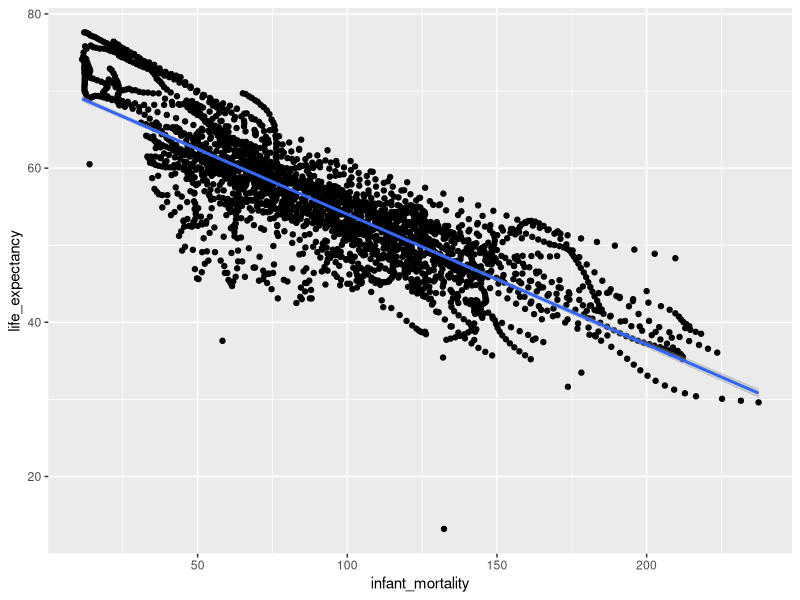
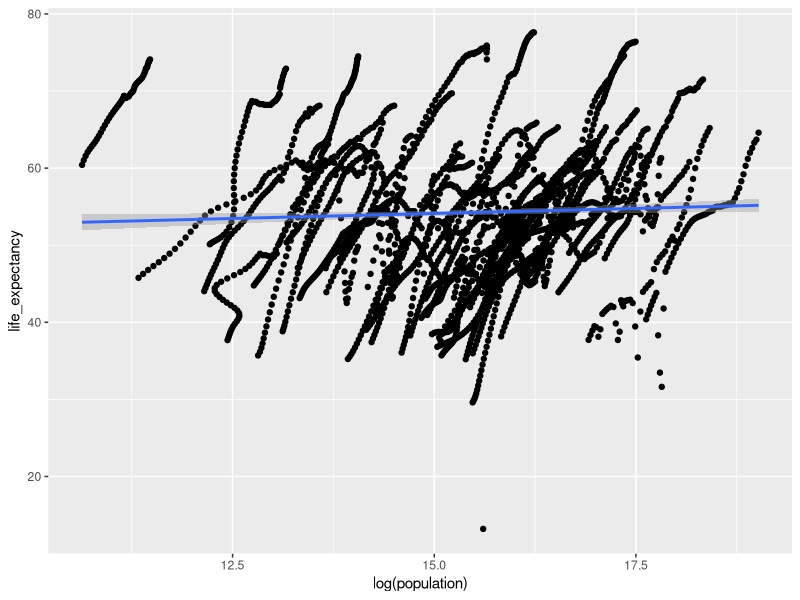
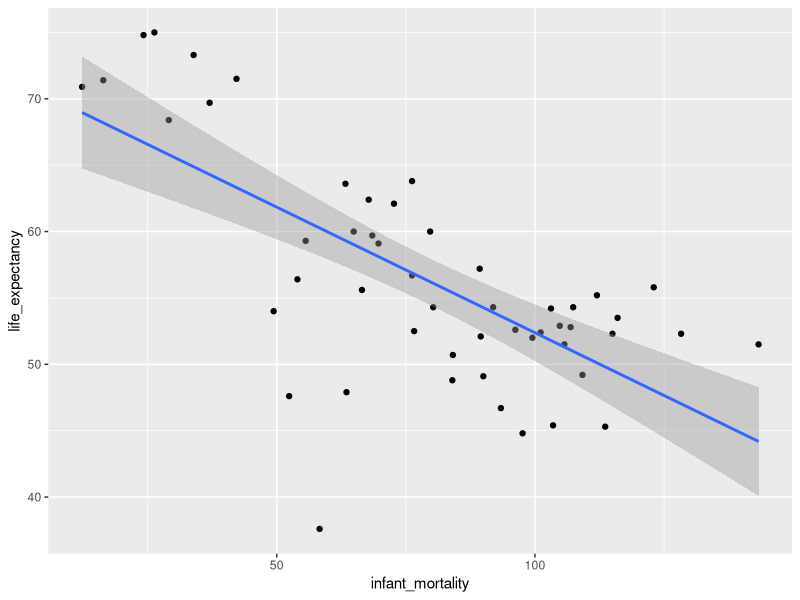
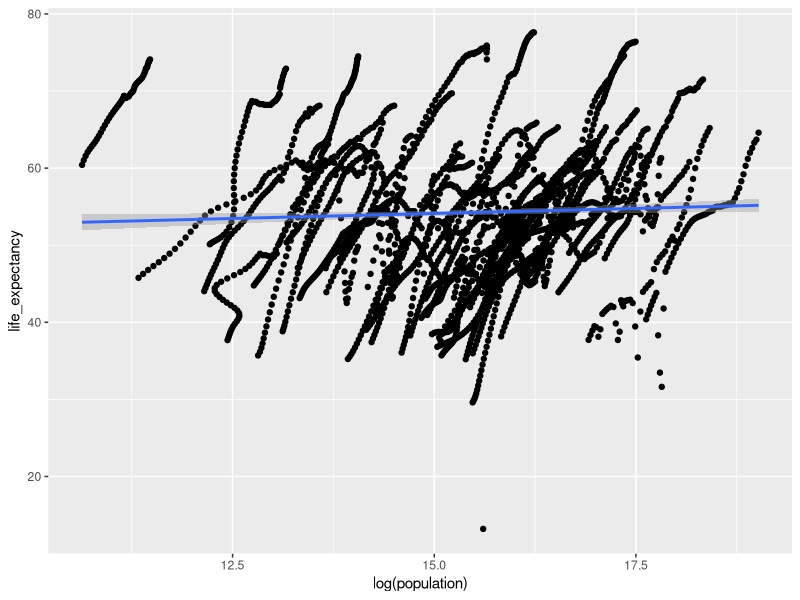

The R script that drew these images, in order:
## ---- chunk 1
#load dslabs package
library("dslabs")
#look at help file for gapminder data
help(gapminder)
library(tidyverse)
library(dplyr)
library(ggplot2)

## ---- chunk 2
#get an overview of data structure
str(gapminder)

## ---- chunk 3
#get a summary of data
summary(gapminder)

## ---- chunk 4
#determine the type of object gapminder is
class(gapminder)
## ---- chunk 5
#Assigning only the African countries to a new object/variable called africadata
africadata <- gapminder[gapminder$continent == "Africa", ]
## ---- chunk 6
#Running str for africadata
str(africadata)
## ---- chunk 7
#Summary of africadata
summary(africadata)
## ---- chunk 8
#Creating africa_infant_life which is a subset of africadata containing only 'infant_mortality' and 'life_expectancy'

africa_infant_life <- africadata[,c("infant_mortality", "life_expectancy")]
## ---- chunk 9
#Running str for africa_infant_life
str(africa_infant_life)
## ---- chunk 10
#Summary of africa_infant_life
summary(africa_infant_life)
## ---- chunk 11
#Creating africa_pop_life which is a subset of africadata containing only population and life_expectancy

africa_pop_life <- africadata[,c("population", "life_expectancy")]

## ---- chunk 12
#Running str for africa_pop_life
str(africa_pop_life)
## ---- chunk 13
#Summary of africa_pop_life
summary(africa_pop_life)
## ---- chunk 14
p1 <- africa_infant_life %>% ggplot(aes(x=infant_mortality, y=life_expectancy)) + geom_point() + geom_smooth(method='lm')
plot(p1)

## ---- chunk 15
#Plotting life expectancy as a function of log of population for the africa_pop_life
p2 <- africa_pop_life %>% ggplot(aes(x=log(population), y=life_expectancy)) + geom_point() + geom_smooth(method='lm')
plot(p2)

## ---- chunk 16
#Exploring which years have missing data for infant mortality

missing_infmort_years <- africadata %>%
  filter(is.na(infant_mortality)) %>%
  select(year) %>%
  distinct() %>%
  arrange(year)

print(missing_infmort_years)


## ---- chunk 17
#Creating africadata_2000 which is a subset of africadata containing data for the year 2000 only. 

africadata_2000 <- africadata %>% filter(year == 2000)
## ---- chunk 18
#Running str for africadata_2000
str(africadata_2000)
## ---- chunk 19
#Running summary for africadata_2000
summary(africadata_2000)
## ---- chunk 20
#Plotting life expectancy as a function of infant mortality for the africadata_2000.

p3 <- africadata_2000 %>% ggplot(aes(x=infant_mortality, y=life_expectancy)) + geom_point() + geom_smooth(method='lm')
plot(p3)

## ---- chunk 21
#Plotting life expectancy as a function of log of population for the africadata_2000

p4 <- africadata_2000 %>% ggplot(aes(x=log(population), y=life_expectancy)) + geom_point() + geom_smooth(method='lm')
plot(p2)

## ---- chunk 22
fit1 <- lm(life_expectancy ~ infant_mortality, africadata_2000)  

## ---- chunk 23
#Printing the results of the linear model fit1
summary(fit1)
## ---- chunk 24
fit2 <- lm(life_expectancy ~ population, africadata_2000)  

## ---- chunk 25
#Printing the results of the linear model fit2
summary(fit2)
